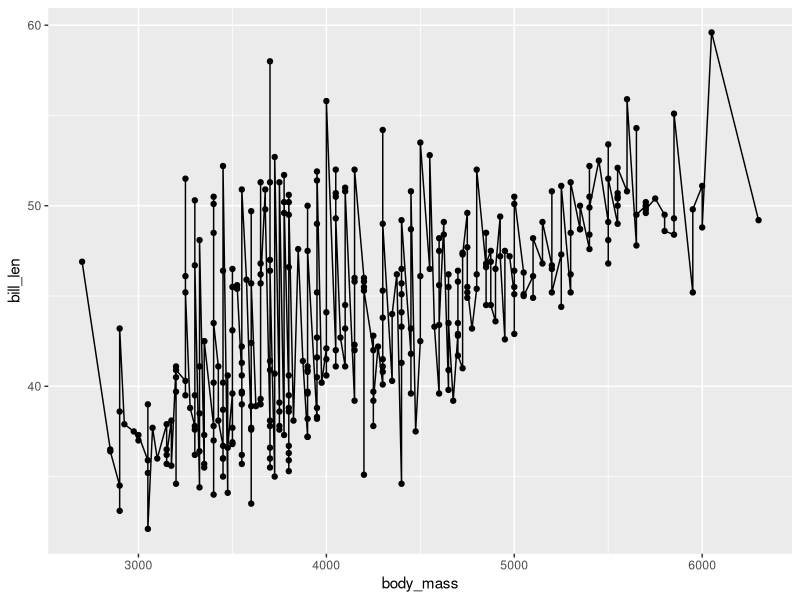

Source code (R):
library(tidyverse)

dt <- penguins

ggplot(dt, aes(x = body_mass, y = bill_len)) +
  geom_point() +
  geom_line()

## Necesito crear un plot
